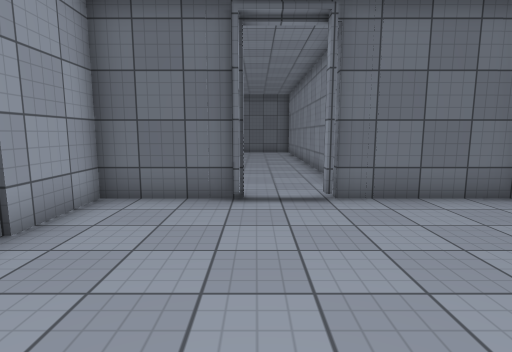
[1] (above)

12 first-person views from a walk through a Unity game level. The camera is 1.4 m above the floor, tilts 8° down and sees 80° across. Doors are open. The floor is counted in squares, 1 m on a side. Each view is taken from the middle of a square. On the plan, view 1 faces up. The plan holds only what a view shows up to about 14 squares ahead; the rest is blank. The place goes on beyond the plan. The player character is not drawn. Surface patterns are stand-ins for the level's own textures.

[2]
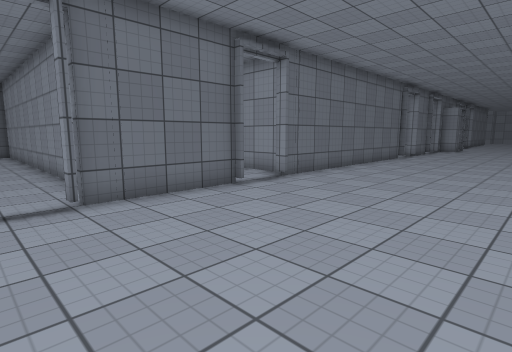

[3]
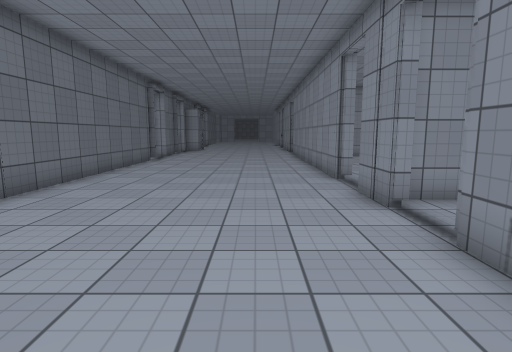

[4]
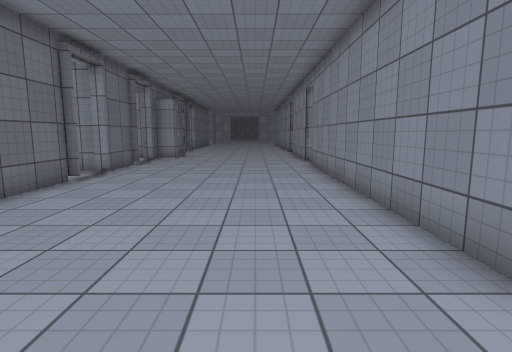

[5]
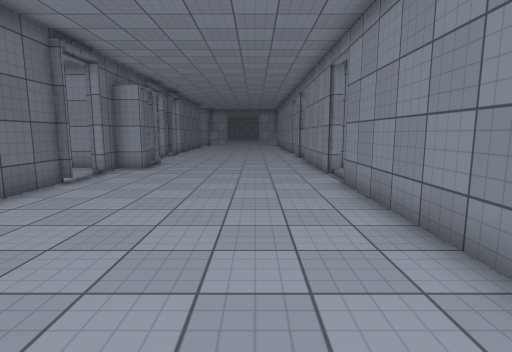

[6]
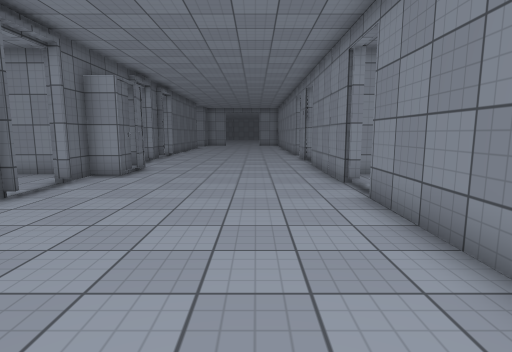

[7]
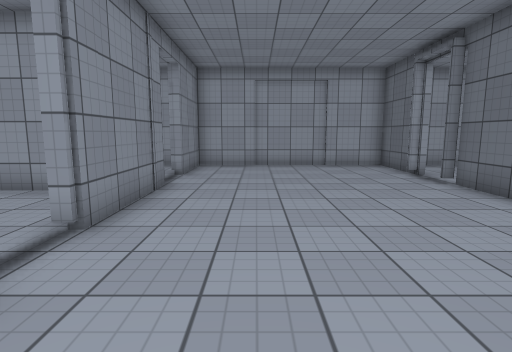

[8]
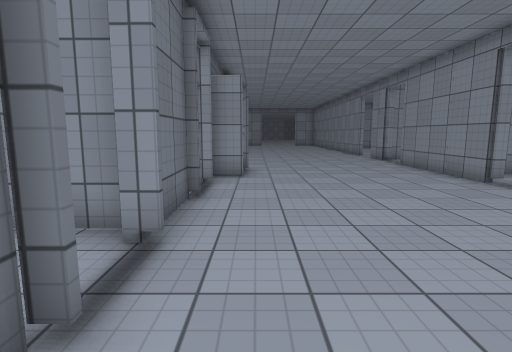

[9]
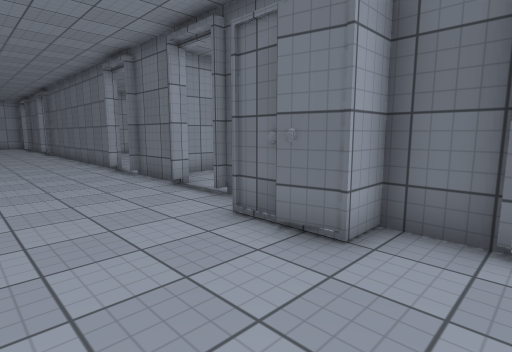

[10]
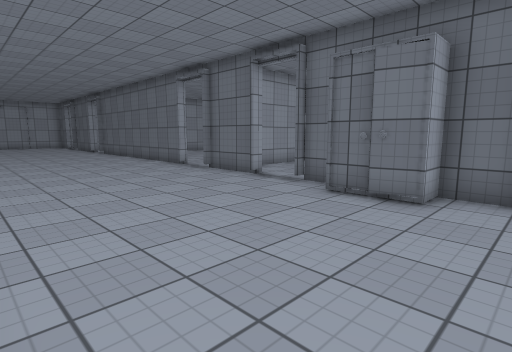

[11]
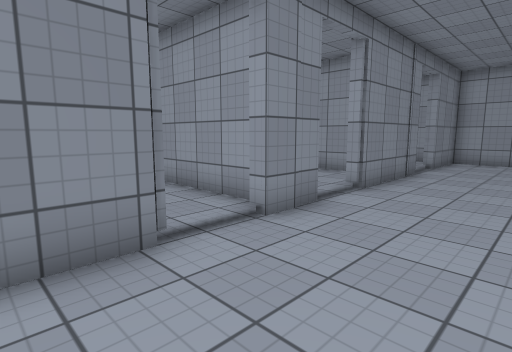

[12]
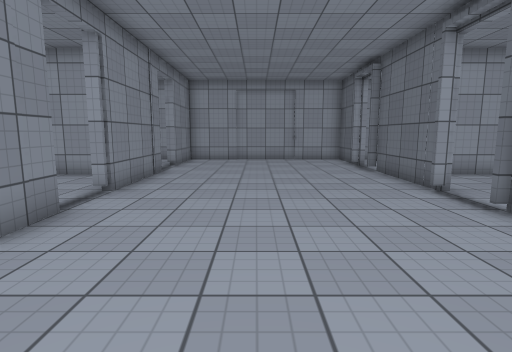

### Floor plan
Points are (right, up) in squares from view 1. A wall is a line through its corners. A room is listed if a view was taken in it or the views show most of it. See-through windows are left out.
Room 1 (views 1, 2, 3, 4, 5, 6, 7, 8, 9, 10, 11, 12)
walls: (11.1, -1.5) (22.6, -1.5); (17.9, 6.1) (17.9, 6.5) (7.9, 6.5); (7.6, -1.5) (9.3, -1.5); (5.8, 6.5) (1.6, 6.5) (1.6, 6.1); (22.5, 6.5) (19.9, 6.5); (24.4, -1.5) (29.8, -1.5); (1.4, -1.5) (5.8, -1.5); (-0.2, 6.5) (-3.4, 6.5) (-3.4, -1.5) (-0.2, -1.5); (27.1, 5.5) (26, 5.5) (26, 6.5) (24.5, 6.5) (24.5, 6.1); (29.6, 6.5) (28.2, 6.5) (28.2, 5.5) (27, 5.2)
ways out: open door at (0.5, -2); open door at (0.5, 6); open door at (6.5, -2); open door at (6.5, 6); open door at (10.5, -2); open door at (18.5, 6); open door at (23.5, -2); open door at (23.5, 6); open door at (30, -2); open door at (30, 6)

Positions as (right, up) in squares from view 1, and headings:
1: (0, 0), facing up
2: (0, 0), facing up-right
3: (2, 1), facing right
4: (9, 1), facing right
5: (14, 1), facing right
6: (16, 1), facing right
7: (10, 1), facing left
8: (16, 5), facing right
9: (30, 2), facing up-left
10: (30, -1), facing up-left
11: (13, 2), facing down-left
12: (13, 2), facing left
